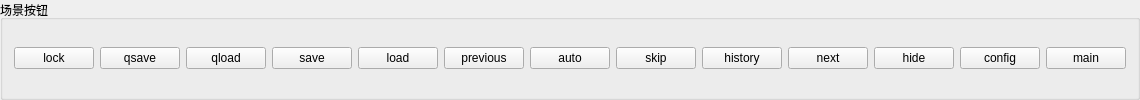
        <widget class="QGroupBox" name="groupBox_2">
         <property name="title">
          <string>场景按钮</string>
         </property>
         <layout class="QHBoxLayout" name="horizontalLayout_2">
          <item>
           <widget class="QPushButton" name="lockBtn">
            <property name="text">
             <string>lock</string>
            </property>
           </widget>
          </item>
          <item>
           <widget class="QPushButton" name="qsaveBtn">
            <property name="text">
             <string>qsave</string>
            </property>
           </widget>
          </item>
          <item>
           <widget class="QPushButton" name="qloadBtn">
            <property name="text">
             <string>qload</string>
            </property>
           </widget>
          </item>
          <item>
           <widget class="QPushButton" name="saveBtn">
            <property name="text">
             <string>save</string>
            </property>
           </widget>
          </item>
          <item>
           <widget class="QPushButton" name="loadBtn">
            <property name="text">
             <string>load</string>
            </property>
           </widget>
          </item>
          <item>
           <widget class="QPushButton" name="preBtn">
            <property name="text">
             <string>previous</string>
            </property>
           </widget>
          </item>
          <item>
           <widget class="QPushButton" name="autoBtn">
            <property name="text">
             <string>auto</string>
            </property>
           </widget>
          </item>
          <item>
           <widget class="QPushButton" name="skipBtn">
            <property name="text">
             <string>skip</string>
            </property>
           </widget>
          </item>
          <item>
           <widget class="QPushButton" name="historyBtn">
            <property name="text">
             <string>history</string>
            </property>
           </widget>
          </item>
          <item>
           <widget class="QPushButton" name="nextBtn">
            <property name="text">
             <string>next</string>
            </property>
           </widget>
          </item>
          <item>
           <widget class="QPushButton" name="hideBtn">
            <property name="text">
             <string>hide</string>
            </property>
           </widget>
          </item>
          <item>
           <widget class="QPushButton" name="configBtn">
            <property name="text">
             <string>config</string>
            </property>
           </widget>
          </item>
          <item>
           <widget class="QPushButton" name="mainBtn">
            <property name="text">
             <string>main</string>
            </property>
           </widget>
          </item>
         </layout>
        </widget>
